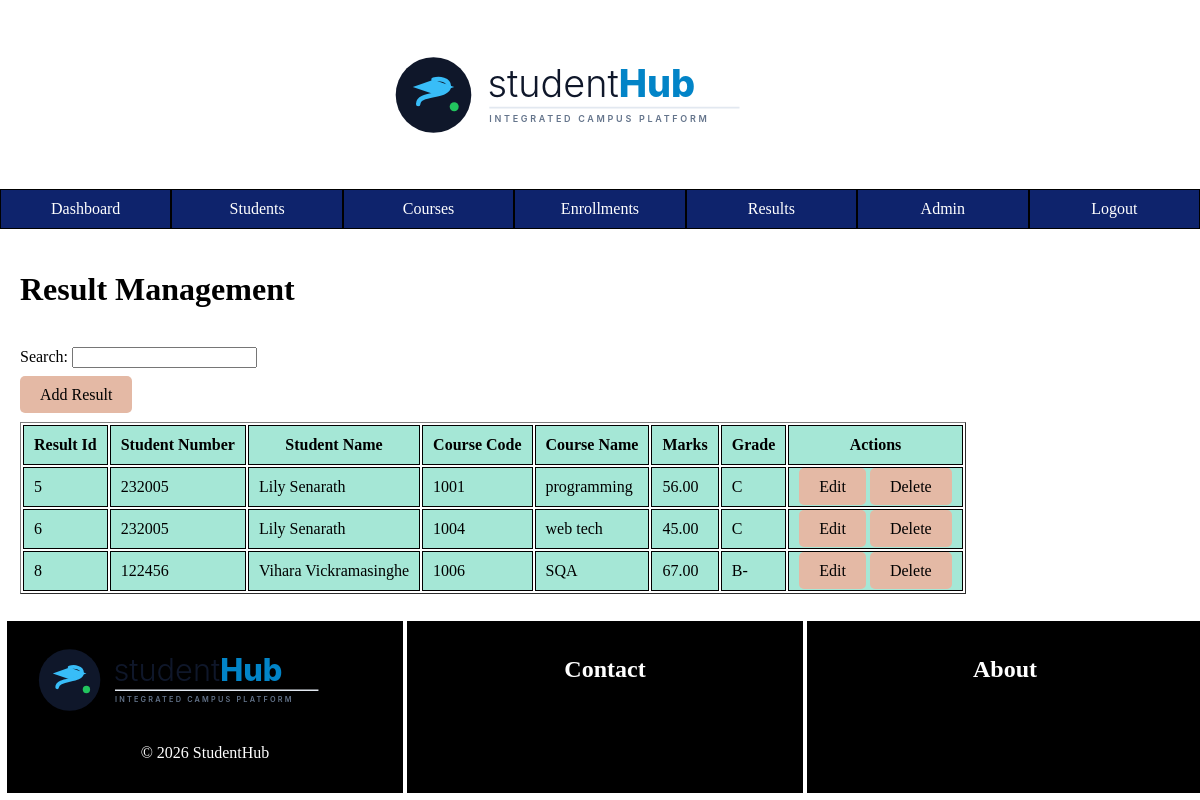
Screenshot of /admin/results.php (signed in) with the database file from the repository.
### tables this page shows
CREATE TABLE `results` (
  `result_id` int(11) NOT NULL,
  `student_id` int(11) NOT NULL,
  `course_id` int(11) NOT NULL,
  `marks` decimal(5,2) NOT NULL,
  `grade` varchar(5) NOT NULL
);

CREATE TABLE `students` (
  `student_id` int(11) NOT NULL,
  `user_id` int(11) NOT NULL,
  `student_number` varchar(20) DEFAULT NULL,
  `nic` varchar(20) DEFAULT NULL,
  `mobile` varchar(20) DEFAULT NULL,
  `address` varchar(255) DEFAULT NULL
);

CREATE TABLE `users` (
  `user_id` int(11) NOT NULL,
  `name` varchar(100) NOT NULL,
  `email` varchar(100) NOT NULL,
  `password` varchar(225) NOT NULL,
  `role` varchar(20) NOT NULL
);

CREATE TABLE `courses` (
  `course_id` int(11) NOT NULL,
  `course_code` varchar(20) NOT NULL,
  `course_name` varchar(100) NOT NULL,
  `credits` int(11) NOT NULL,
  `description` text DEFAULT NULL
);

### admin/results.php (the view, shortened to what this page needs)
<?php
    include "../includes/db.php";
?>
<!DOCTYPE html>
<html lang="en">
<head>
    <link rel="stylesheet" href="/student_management/css/style.css">
</head>
<body>
    <?php
        include "../includes/header.php";
    ?>
    <?php
        include "../includes/admin-navbar.php";
    ?>
    <div class="content">
        <h1>Result Management</h1>
        <br>
        <label for="search">Search:</label>
        <input type="text" id="search" oninput="liveSearch()">
        <br><br>
        <a href="add_result.php">Add Result</a>
        <br><br>
        <table border="1" id="tableID">
            <thead>
                <tr>
                    <th>Result Id</th>
                    <th>Student Number</th>
                    <th>Student Name</th>
                    <th>Course Code</th>
                    <th>Course Name</th>
                    <th>Marks</th>
                    <th>Grade</th>
                    <th>Actions</th>
                </tr>
            </thead>
            <tbody>
                <?php
                    $result = $conn->query("SELECT r.result_id, s.student_number, u.name, c.course_code, c.course_name, r.marks, r.grade FROM results r JOIN students s ON r.student_id = s.student_id JOIN users u ON s.user_id = u.user_id JOIN courses c ON r.course_id = c.course_id");
                    while($row = $result->fetch_assoc()){
                        echo"<tr>
                            <td>{$row['result_id']}</td>
                            <td>{$row['student_number']}</td>
                            <td>{$row['name']}</td>
                            <td>{$row['course_code']}</td>
                            <td>{$row['course_name']}</td>
                            <td>{$row['marks']}</td>
                            <td>{$row['grade']}</td>
                            <td>
                                <a href='edit_result.php?id={$row['result_id']}'>Edit</a>
                                <a href='delete_result.php?id={$row['result_id']}' onclick=\"return confirm('Delete this result record?')\">Delete</a>
                            </td>
                        </tr>
                        ";
                    }
                ?>
            </tbody>
        </table>
    </div>
    <?php
        include "../includes/footer.php";
    ?>
</body>
</html>

### css/style.css (style rules this page uses)
* { box-sizing: border-box; }
html, body { margin: 0; min-height: 100%; }
body { min-height: 100vh; display: flex; flex-direction: column; }

### admin/results.php (style rules this page uses)
td,th { padding: 10px; background-color: #a5e7d6; border: 1px solid black; }
.content { margin: 20px; }
.content a { text-decoration: none; background-color: #e4b9a5; color: black; padding: 10px 20px; border-radius: 5px; }

### rows the page displays
results: result_id "5", student.student_number "232005", users.name "Lily Senarath", course.course_code "1001", course.course_name "programming", marks "56.00", grade "C"
results: result_id "6", student.student_number "232005", users.name "Lily Senarath", course.course_code "1004", course.course_name "web tech", marks "45.00", grade "C"
results: result_id "8", student.student_number "122456", users.name "Vihara Vickramasinghe", course.course_code "1006", course.course_name "SQA", marks "67.00", grade "B-"
